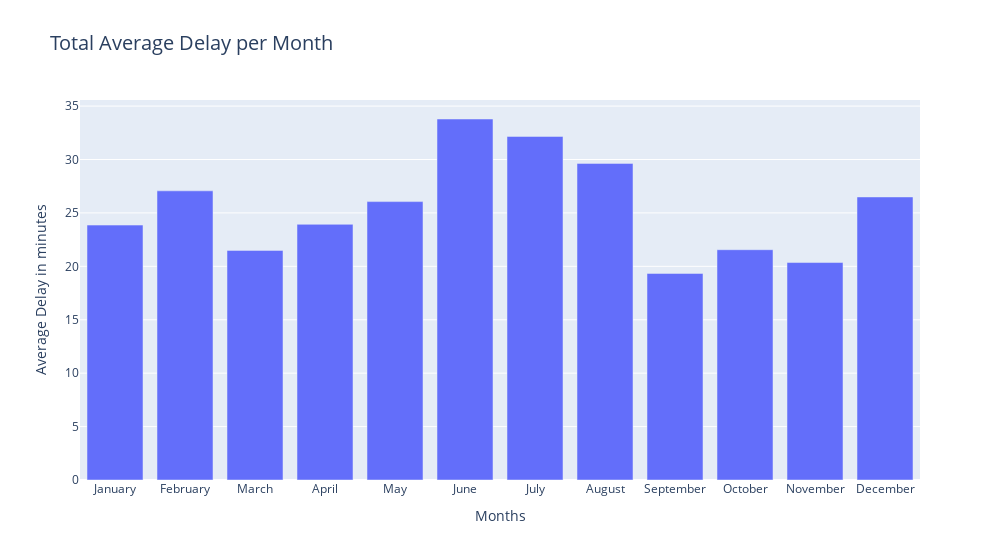

The notebook cell saved with this chart:
### Code cell
fig = px.bar(df_monthly_delay, x="Month_Name", y='Total_AvgDelay', title='Total Average Delay per Month')

fig.update_layout(
    template='plotly',
    title_font_size=20,
    xaxis_title='Months',
    yaxis_title='Average Delay in minutes',
    width=1000
)

fig.show()
fig.write_html("Monthly_Average_Delay.html")
# Display it inline in notebook
IFrame(src="Monthly_Average_Delay.html", width=700, height=600)

### Figure 1 — Plotly figure (JSON) as saved in the notebook; plotly's stock layout.template omitted (floating-point values rounded to 4 significant figures)
{"data": [{"alignmentgroup": "True", "hovertemplate": "Month_Name=%{x}<br>Total_AvgDelay=%{y}<extra></extra>", "legendgroup": "", "marker": {"color": "#636efa", "pattern": {"shape": ""}}, "name": "", "offsetgroup": "", "orientation": "v", "showlegend": false, "textposition": "auto", "type": "bar", "x": ["January", "February", "March", "April", "May", "June", "July", "August", "September", "October", "November", "December"], "xaxis": "x", "y": [23.86, 27.07, 21.49, 23.93, 26.06, 33.79, 32.16, 29.64, 19.34, 21.56, 20.36, 26.5], "yaxis": "y"}], "layout": {"barmode": "relative", "legend": {"tracegroupgap": 0}, "title": {"font": {"size": 20}, "text": "Total Average Delay per Month"}, "width": 1000, "xaxis": {"anchor": "y", "domain": [0, 1], "title": {"text": "Months"}}, "yaxis": {"anchor": "x", "domain": [0, 1], "title": {"text": "Average Delay in minutes"}}}}
